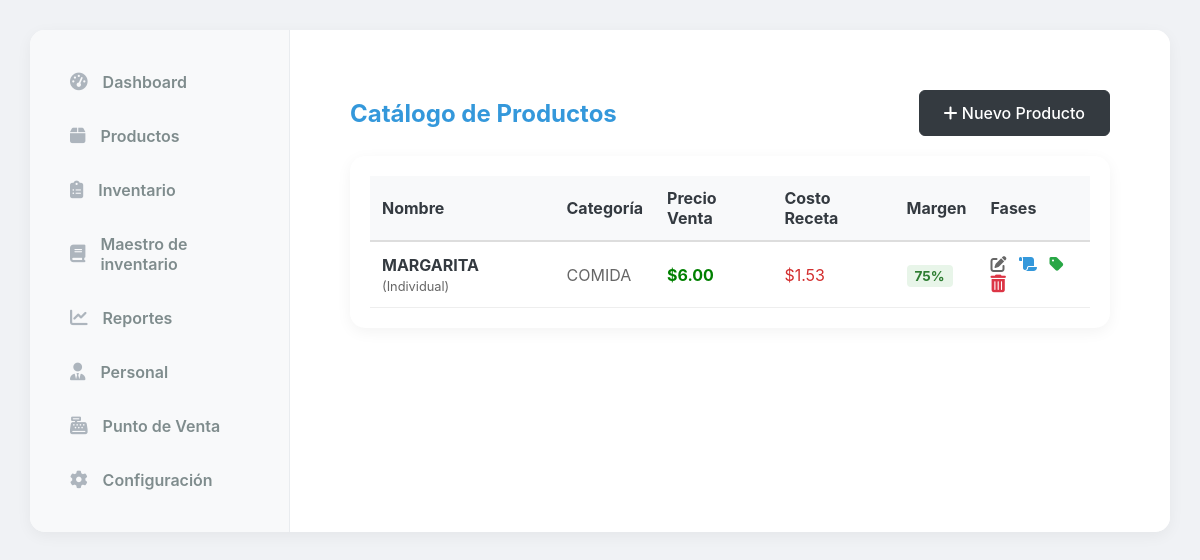
/productos/ (signed in), run on an earlier commit of the app's database.
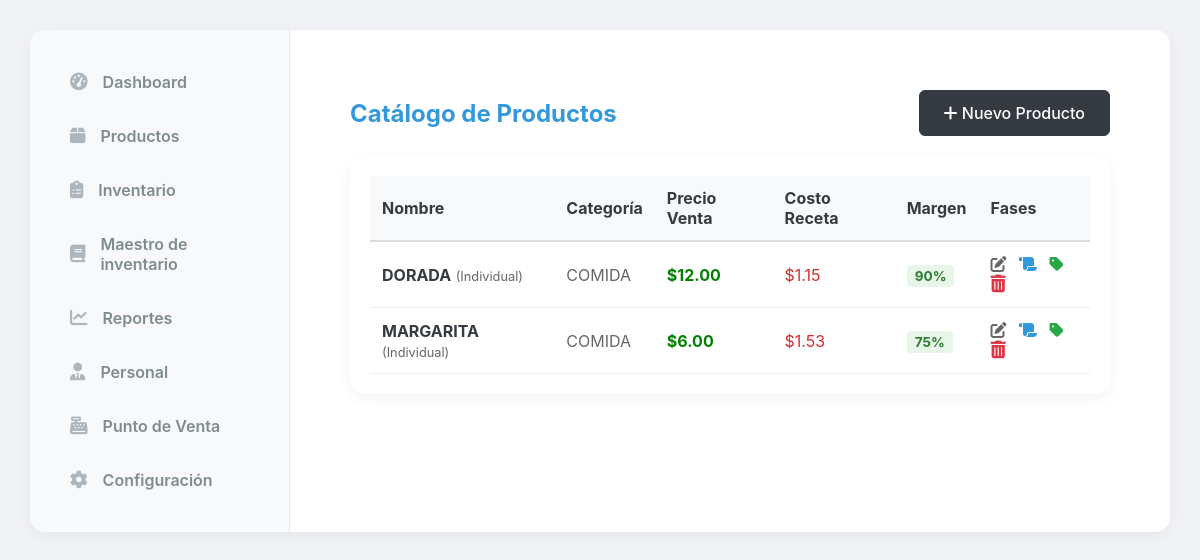
And on a later commit of the database.
### tables/models.py (models this page shows, shortened)
class Producto(models.Model):
    OPCIONES_TAMANO = [
        ('IND', 'Individual'),
        ('MED', 'Mediana'),
        ('FAM', 'Familiar'),
        ('UNI', 'Único/Bebida'),
    ]
    nombre = models.CharField(max_length=100)
    precio = models.DecimalField(max_digits=10, decimal_places=2, verbose_name="Precio Venta ($)")
    tamano = models.CharField(max_length=3, choices=OPCIONES_TAMANO, default='UNI')
    categoria = models.ForeignKey(Categoria, on_delete=models.CASCADE, related_name='productos')
    @property
    def margen_ganancia(self):
        if self.precio > 0:
            return (self.ganancia_estimada / self.precio) * 100
        return 0
    @property
    def costo_receta(self):
        total_costo = Decimal('0.00')
        for ingrediente in self.ingredientes.all():
            if ingrediente.insumo:
                total_costo += ingrediente.cantidad * ingrediente.insumo.costo_unitario
        return total_costo
    costo_materia_prima = models.DecimalField(max_digits=10, decimal_places=2, default=0.00, verbose_name="Costo Ingredientes ($)")
    @property
    def costo_indirectos_total(self):
        total = Decimal('0.00')
        for costo in self.costos_adicionales.all():
            total += costo.monto_calculado
        return total
    @property
    def costo_total_real(self):
        return self.costo_receta + self.costo_indirectos_total
    @property
    def ganancia_estimada(self):
        return self.precio - self.costo_total_real

class Categoria(models.Model):
    nombre = models.CharField(max_length=50) # Ej: IND, MED, FAM, BEBIDAS

class IngredienteProducto(models.Model):
    producto = models.ForeignKey(Producto, on_delete=models.CASCADE, related_name='ingredientes')
    insumo = models.ForeignKey(Insumo, on_delete=models.PROTECT, verbose_name="Insumo (Inventario)")
    cantidad = models.DecimalField(max_digits=10, decimal_places=4, help_text="Cantidad a descontar del inventario (Ej: 0.200 para 200g)")

### inventory/models.py (models this page shows, shortened)
class Insumo(models.Model):
    nombre = models.CharField(max_length=200)
    categoria = models.ForeignKey(CategoriaInsumo, on_delete=models.SET_NULL, null=True)
    unidad = models.ForeignKey(UnidadMedida, on_delete=models.PROTECT, verbose_name="Unidad Base")
    cantidad_por_precio = models.DecimalField(max_digits=10, decimal_places=2, default=1000, verbose_name="Cant. Ref")
    precio_mercado = models.DecimalField(max_digits=12, decimal_places=2, default=0, verbose_name="Precio Mercado ($)")
    merma_porcentaje = models.DecimalField(max_digits=5, decimal_places=2, default=0, verbose_name="% Merma")
    costo_unitario = models.DecimalField(max_digits=12, decimal_places=6, default=0, verbose_name="Costo Real x Gramo")
    stock_actual = models.DecimalField(max_digits=12, decimal_places=3, default=0)
    stock_minimo = models.DecimalField(max_digits=12, decimal_places=3, default=500)
    es_insumo_compuesto = models.BooleanField(default=False)

### tables/views.py (the view)
# urls.py: path('productos/', views.product_list, name='product_list'),
@staff_member_required
def product_list(request):
    productos = Producto.objects.all().order_by('nombre')
    return render(request, 'products/product_list.html', {'productos': productos})

### tables/templates/products/product_list.html (shortened to what the changed rows need)
{% extends 'base.html' %}
{% block content %}
<div style="padding: 20px;">
    <div style="display: flex; justify-content: space-between; align-items: center; margin-bottom: 20px;">
        <h2 style="color: var(--primary-blue); margin: 0;">Catálogo de Productos</h2>
    </div>
    <div class="card-style">
        <table style="width: 100%; border-collapse: collapse;">
            <thead>
                <tr style="background: #f8f9fa; text-align: left; border-bottom: 2px solid #ddd;">
                    <th style="padding: 12px;">Nombre</th>
                    <th style="padding: 12px;">Categoría</th>
                    <th style="padding: 12px;">Precio Venta</th>
                    <th style="padding: 12px;">Costo Receta</th>
                    <th style="padding: 12px;">Margen</th>
                    <th style="padding: 12px;">Fases</th>
                </tr>
            </thead>
            <tbody>
                {% for prod in productos %}
                <tr style="border-bottom: 1px solid #eee;">
                    <td style="padding: 12px;">
                        <b>{{ prod.nombre }}</b> <span style="font-size: 0.8em; color: #666;">({{ prod.get_tamano_display }})</span>
                    </td>
                    <td style="padding: 12px; color: #666;">{{ prod.categoria.nombre }}</td>
                    <td style="padding: 12px; font-weight: bold; color: green;">${{ prod.precio }}</td>
                    <td style="padding: 12px; color: #d32f2f;">${{ prod.costo_receta|floatformat:2 }}</td>
                    <td style="padding: 12px;">
                        {% if prod.precio == 0 %}
                            <span style="background: #eee; color: #888; padding: 3px 8px; border-radius: 4px; font-size: 0.85em;">
                                --
                            </span>
                        {% elif prod.margen_ganancia >= 30 %}
                            <span style="background: #e8f5e9; color: #2e7d32; padding: 3px 8px; border-radius: 4px; font-size: 0.85em; font-weight: bold;">
                                {{ prod.margen_ganancia|floatformat:0 }}%
                            </span>
                        {% elif prod.margen_ganancia >= 0 %}
                            <span style="background: #fff3cd; color: #856404; padding: 3px 8px; border-radius: 4px; font-size: 0.85em; font-weight: bold;">
                                {{ prod.margen_ganancia|floatformat:0 }}%
                            </span>
                        {% else %}
                            <span style="background: #f8d7da; color: #721c24; padding: 3px 8px; border-radius: 4px; font-size: 0.85em; font-weight: bold; border: 1px solid #f5c6cb;">
                                {{ prod.margen_ganancia|floatformat:0 }}% 📉
                            </span>
                        {% endif %}
                    </td>
                    <td style="padding: 12px;">
                        <a href="{% url 'product_edit_basic' prod.id %}" title="Editar Nombre/Categoría" style="text-decoration: none; color: #666; margin-right: 8px;">
                            <i class="fas fa-edit"></i>
                        </a>
                        <a href="{% url 'recipe_manager' prod.id %}" title="Ingeniería de Receta" style="text-decoration: none; color: var(--primary-blue); margin-right: 8px;">
                            <i class="fas fa-scroll"></i>
                        </a>
                        <a href="{% url 'product_pricing' prod.id %}" title="Ajustar Precio" style="text-decoration: none; color: #28a745;">
                            <i class="fas fa-tag"></i>
                        </a>
                        <form action="{% url 'product_delete' prod.id %}" method="POST" style="display:inline-block;"
                            onsubmit="return confirm('⚠️ ¿Estás seguro de eliminar {{ prod.nombre }}?\n\nEsta acción no se puede deshacer.');">
                            <button type="submit" title="Eliminar Producto"
                                    style="background: none; border: none; color: #dc3545; cursor: pointer; font-size: 1.1em; padding: 0;">
                                <i class="fas fa-trash-alt"></i>
                            </button>
                        </form>
                    </td>
                </tr>
                {% empty %}
                <tr>
                    <td colspan="6" style="text-align: center; padding: 20px; color: #888;">No hay productos registrados.</td>
                </tr>
                {% endfor %}
            </tbody>
        </table>
    </div>
</div>
{% endblock %}

What changed in the data, as far as the page shows it:
added Producto: nombre "DORADA", tamano "Individual", categoria.nombre "COMIDA", precio "12.00", costo_receta "1.15", margen_ganancia "90"
